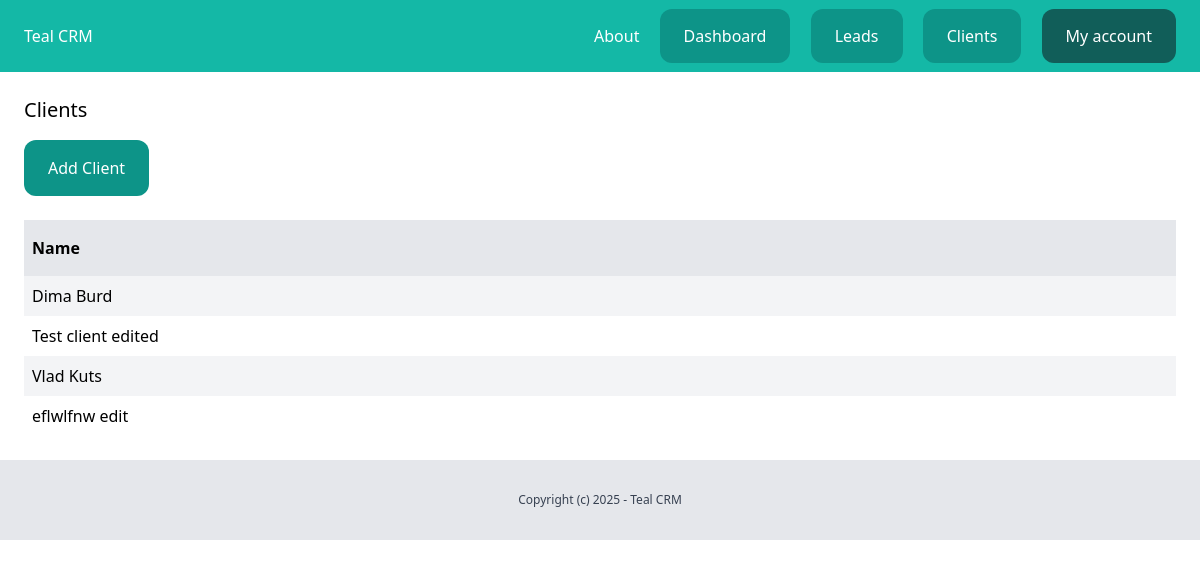
The page /dashboard/clients/ (signed in) on the database its author committed.
### client/models.py (models this page shows, shortened)
class Client(models.Model):
    team = models.ForeignKey(Team, related_name='clients', on_delete=models.CASCADE)
    name = models.CharField(max_length=255)
    email = models.EmailField()
    description = models.TextField(blank=True, null=True)
    created_by = models.ForeignKey(User, related_name='clients', on_delete=models.CASCADE)
    created_at = models.DateTimeField(auto_now_add=True)
    modified_at = models.DateTimeField(auto_now=True)
    class Meta:
        ordering = ('name',)

### client/views.py (the view)
# urls.py: path('', views.clients_list, name='list'),
@login_required
def clients_list(request):
    clients = Client.objects.filter(created_by=request.user)
    return render(request, 'client/clients_list.html', {
        'clients': clients
    })

### client/templates/client/clients_list.html (shortened to what this page needs)
{% extends "core/base.html" %}
{% block content %}
    <div class="py-6 px-6">
        <h1 class="mb-4 text-xl">Clients</h1>
        <a href="{% url 'clients:add' %}" class="inline-block py-4 px-6 bg-teal-600 rounded-xl text-white">
            Add Client
        </a>
        {% if clients %}
            <div class="mt-6 flex justify-between">
                <p class="py-4 px-2 bg-gray-200 font-semibold w-full">Name</p>
            </div>
            {% for client in clients %}
                <div class="flex justify-between">
                    <p class="py-2 px-2 w-full {% cycle 'bg-gray-100' '' %}">
                        <a href="{% url 'clients:detail' client.id %}">{{ client.name }}</a>
                    </p>
                </div>
            {% endfor %}
        {% else %}
            <p class="mt-6 px-2">There are no clients in database yet...</p>
        {% endif %}
    </div>
{% endblock %}

### rows shown on the page
Client: name "Dima Burd"
Client: name "Test client edited"
Client: name "Vlad Kuts"
Client: name "eflwlfnw edit"
